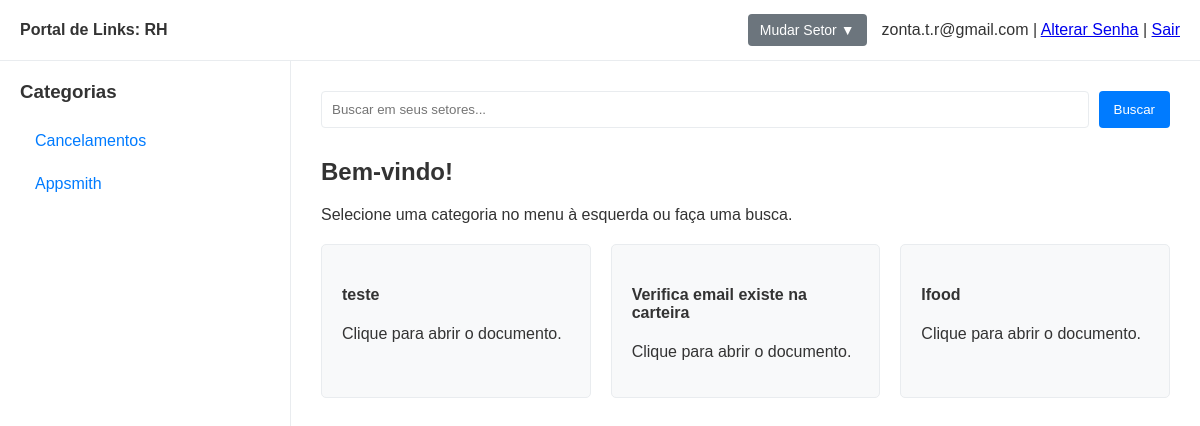
Page /setor/RH (signed in) on the committed database.
### app.py (models this page shows, shortened)
class Sector(db.Model):
    id = db.Column(db.Integer, primary_key=True)
    name = db.Column(db.String(100), unique=True, nullable=False)
    subcategories = db.relationship('Subcategory', back_populates='sector', lazy=True, cascade="all, delete-orphan")
    users = db.relationship('User', secondary=user_sectors_association, lazy='subquery',
                           back_populates='sectors')

class User(db.Model, UserMixin):
    id = db.Column(db.Integer, primary_key=True)
    email = db.Column(db.String(120), unique=True, nullable=False)
    password_hash = db.Column(db.String(60), nullable=False)
    is_admin = db.Column(db.Boolean, nullable=False, default=False)
    sectors = db.relationship('Sector', secondary=user_sectors_association, lazy='subquery',
                             back_populates='users')

class Subcategory(db.Model):
    id = db.Column(db.Integer, primary_key=True)
    name = db.Column(db.String(100), nullable=False)
    sector_id = db.Column(db.Integer, db.ForeignKey('sector.id'), nullable=False)
    sector = db.relationship('Sector', back_populates='subcategories')
    links = db.relationship('Link', back_populates='subcategory', lazy=True, cascade="all, delete-orphan")

class Link(db.Model):
    id = db.Column(db.Integer, primary_key=True)
    name = db.Column(db.String(200), nullable=False)
    url = db.Column(db.String(500), nullable=False)
    order_index = db.Column(db.Integer, nullable=False, default=0) # <-- ADICIONE ESTA LINHA
    subcategory_id = db.Column(db.Integer, db.ForeignKey('subcategory.id'), nullable=False)
    subcategory = db.relationship('Subcategory', back_populates='links')

### app.py (the view)
@app.route('/setor/<sector_name>')
@login_required
def view_sector_dashboard(sector_name):
    sectors_for_dropdown = Sector.query.all() if current_user.is_admin else current_user.sectors
    current_sector = Sector.query.filter_by(name=sector_name).first_or_404()
    if not current_user.is_admin and current_sector not in current_user.sectors:
        flash('Você não tem permissão para acessar este setor.', 'danger')
        return redirect(url_for('dashboard'))
    subcategories_for_sidebar = Subcategory.query.filter_by(sector_id=current_sector.id).all()
    active_subcategory_name = request.args.get('view', None)
    search_term = request.args.get('search', None)
    links_to_show = []
    query = db.session.query(Link).join(Subcategory).filter(Subcategory.sector_id == current_sector.id)
    if search_term:
        active_subcategory_name = None
        links_to_show = query.filter(Link.name.ilike(f'%{search_term}%')).order_by(Link.order_index).all()
    elif active_subcategory_name:
        links_to_show = query.filter(Subcategory.name == active_subcategory_name).order_by(Link.order_index).all()
    else:
        links_to_show = query.order_by(Link.order_index).all()
    return render_template('dashboard.html',
                           sectors_for_dropdown=sectors_for_dropdown,
                           current_sector=current_sector,
                           subcategories=subcategories_for_sidebar,
                           active_subcategory_name=active_subcategory_name,
                           links_to_show=links_to_show,
                           search_term=search_term)

### app.py (called while the page is built)
@login_manager.user_loader
def load_user(user_id):
    return db.session.get(User, int(user_id))

### templates/dashboard.html (shortened to what this page needs)
<!DOCTYPE html>
<html lang="pt-br">
<head>
</head>
<body>
    <header class="header">
        <div class="header-left">
            Portal de Links: <strong>{{ current_sector.name }}</strong>
        </div>
        <div class="header-right">
            {% if current_user.is_admin or current_user.sectors|length > 1 %}
            <div class="sector-dropdown">
                <button>Mudar Setor ▼</button>
            </div>
            {% endif %}
            <div class="user-info">
                {{ current_user.email }} |
                <a href="{{ url_for('change_password') }}">Alterar Senha</a> |
                <a href="{{ url_for('logout') }}">Sair</a>
            </div>
        </div>
    </header>
    <div class="page-container">
        <aside class="sidebar">
            <h3>Categorias</h3>
            <ul>
                {% for subcategory in subcategories %}
                    <li>
                        <a href="{{ url_for('view_sector_dashboard', sector_name=current_sector.name, view=subcategory.name) }}"
                           class="{{ 'active' if subcategory.name == active_subcategory_name else '' }}">
                            {{ subcategory.name }}
                        </a>
                    </li>
                {% endfor %}
            </ul>
        </aside>
        <main class="main-content">
            <form method="GET" action="{{ url_for('view_sector_dashboard', sector_name=current_sector.name) }}" class="search-form">
                <input type="search" name="search" placeholder="Buscar em {{ 'todos os setores' if current_user.is_admin else 'seus setores' }}..." value="{{ search_term or '' }}">
                <button type="submit">Buscar</button>
            </form>
            {% if search_term %}
                <h2>Resultados da busca por: "{{ search_term }}"</h2>
            {% elif active_subcategory_name %}
                <h2>{{ active_subcategory_name }}</h2>
            {% else %}
                <h2>Bem-vindo!</h2>
                <p>Selecione uma categoria no menu à esquerda ou faça uma busca.</p>
            {% endif %}
            {% if links_to_show %}
                <div class="link-grid">
                    {% for link in links_to_show %}
                        <a href="{{ link.url }}" target="_blank" class="link-card">
                            <h4>{{ link.name }}</h4>
                            <p>Clique para abrir o documento.</p>
                        </a>
                    {% endfor %}
                </div>
            {% elif search_term %}
                <p>Nenhum link encontrado com o termo buscado.</p>
            {% endif %}
        </main>
    </div>
</body>
</html>

### templates/dashboard.html (style rules this page uses)
:root { --bg-color: #f4f4f9; --sidebar-bg: #ffffff; --header-bg: #ffffff; --main-content-bg: #ffffff; --text-color: #333; --link-color: #007bff; --active-link-bg: #007bff; --active-link-text: #ffffff; --border-color: #e9ecef; }
body { font-family: sans-serif; background-color: var(--bg-color); color: var(--text-color); margin: 0; display: flex; flex-direction: column; height: 100vh; }
.header { background-color: var(--header-bg); padding: 0 20px; border-bottom: 1px solid var(--border-color); display: flex; justify-content: space-between; align-items: center; height: 60px; flex-shrink: 0; }
.header-left { font-weight: bold; }
.header-right { display: flex; align-items: center; gap: 15px; }
.sector-dropdown { position: relative; display: inline-block; }
.sector-dropdown button, .admin-button { background-color: #6c757d; color: white; padding: 8px 12px; border: none; border-radius: 4px; cursor: pointer; text-decoration: none; font-size: 14px; }
.page-container { display: flex; flex-grow: 1; overflow: hidden; }
.sidebar { background-color: var(--sidebar-bg); width: 250px; padding: 20px; border-right: 1px solid var(--border-color); flex-shrink: 0; overflow-y: auto; }
.sidebar h3 { margin-top: 0; }
.sidebar ul { list-style: none; padding: 0; }
.sidebar ul li a { display: block; padding: 10px 15px; text-decoration: none; color: var(--link-color); border-radius: 4px; margin-bottom: 5px; }
.main-content { background-color: var(--main-content-bg); padding: 30px; flex-grow: 1; overflow-y: auto; }
.link-grid { display: grid; grid-template-columns: repeat(auto-fill, minmax(250px, 1fr)); gap: 20px; margin-top: 20px; }
.link-card { display: block; padding: 20px; background-color: #f8f9fa; border: 1px solid var(--border-color); border-radius: 5px; text-decoration: none; color: var(--text-color); transition: transform 0.2s, box-shadow 0.2s; }
.search-form { display: flex; gap: 10px; margin-bottom: 30px; }
.search-form input { flex-grow: 1; padding: 10px; border: 1px solid var(--border-color); border-radius: 4px; }
.search-form button { padding: 10px 15px; border: none; background-color: var(--link-color); color: white; border-radius: 4px; cursor: pointer; }

### rows in the picture
Sector: name "RH"
User: email "zonta.t.r@gmail.com", search "Buscar em seus setores..."
Subcategory: name "Cancelamentos"
Subcategory: name "Appsmith"
Link: name "teste"
Link: name "Verifica email existe na carteira"
Link: name "Ifood"
